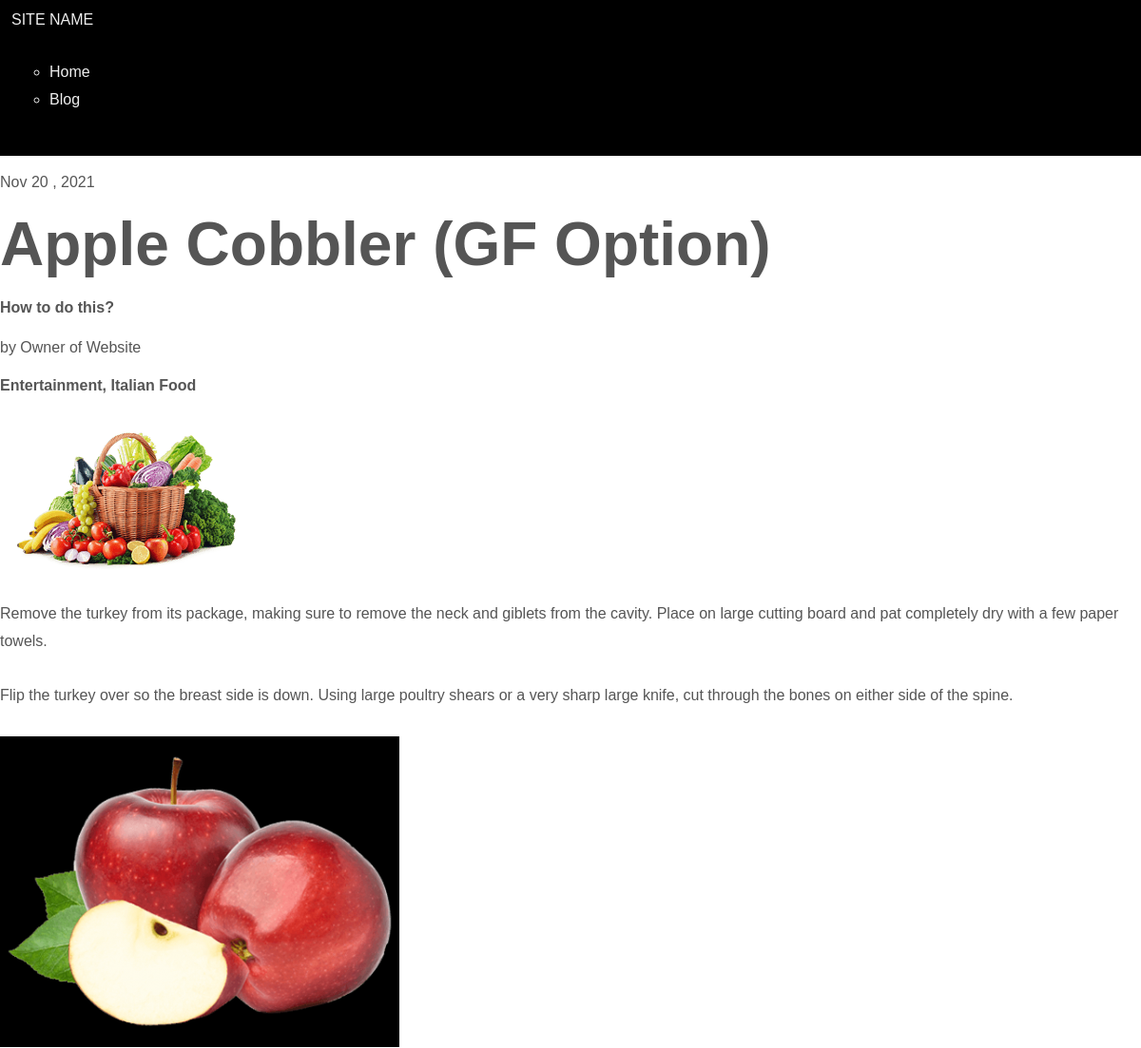
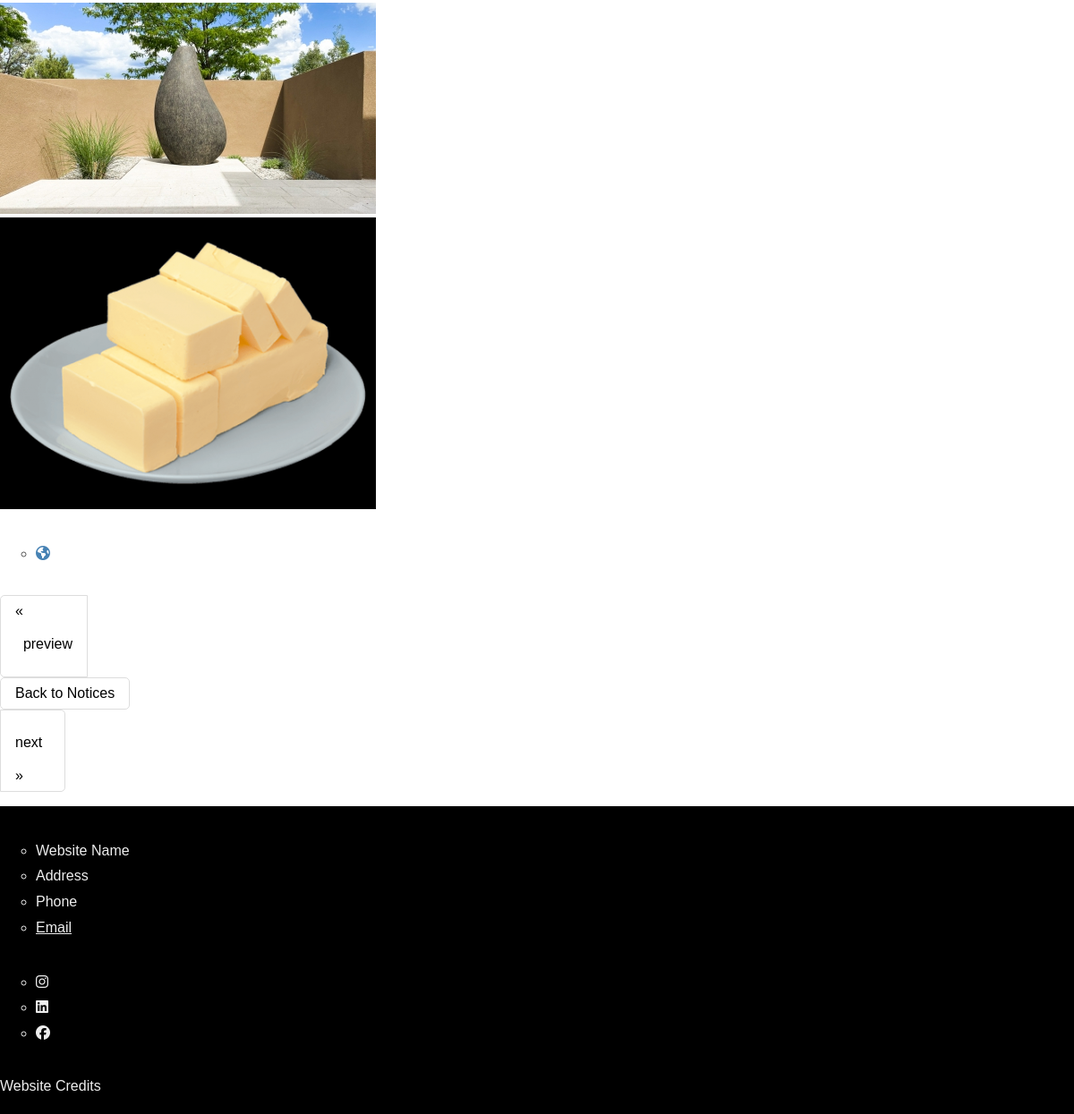
Screenshot of /blog/blog_notices/display/apple-cobbler-gf-option with the database file from the repository (2 pictures, top to bottom).
### tables this page shows
CREATE TABLE `blog_notices` (
  `id` int(11) NOT NULL,
  `url_string` varchar(255) DEFAULT NULL,
  `blog_title` varchar(255) DEFAULT NULL,
  `blog_sub_title` varchar(255) DEFAULT NULL,
  `notice` text DEFAULT NULL,
  `youtube` varchar(50) DEFAULT NULL,
  `uploaded_date` date DEFAULT NULL,
  `published_date` date DEFAULT NULL,
  `published` tinyint(1) DEFAULT NULL,
  `picture` varchar(255) DEFAULT '',
  `notice_sources_id` int(11) DEFAULT 0
);

CREATE TABLE `notice_sources` (
  `id` int(11) NOT NULL,
  `source_name` varchar(255) DEFAULT NULL,
  `author` varchar(255) DEFAULT NULL,
  `source_link` varchar(255) DEFAULT NULL
);

CREATE TABLE `pictures` (
  `id` int(11) NOT NULL,
  `picture` varchar(255) NOT NULL,
  `priority` int(11) NOT NULL,
  `target_module` varchar(255) NOT NULL,
  `target_module_id` int(11) NOT NULL
);

### public/index.php (called while the page is built, shortened)
<?php
$init = new Core;

### engine/Model.php (called while the page is built, shortened)
<?php
class Model {
    private $host = HOST;
    private $user = USER;
    private $pass = PASSWORD;
    private $dbname = DATABASE;
    private $dbh;
    private $stmt;
    public function __construct($current_module = NULL) {
        $this->port = (defined('PORT') ? PORT : '3306');
        $dsn = 'mysql:host=' . $this->host . ';port=' . $this->port . ';dbname=' . $this->dbname;
        $options = array(
            PDO::ATTR_PERSISTENT => true,
            PDO::ATTR_ERRMODE => PDO::ERRMODE_EXCEPTION
        );
        try{
            $this->dbh = new PDO($dsn, $this->user, $this->pass, $options);
        } catch(PDOException $e){
            $this->error = $e->getMessage();
            echo $this->error; die();
        }
    }
    private function get_param_type($value) {
        switch(true){
        default:
            $type = PDO::PARAM_STR;
        }
        return $type;
    }
    function prepare_and_execute($sql, $data) {
        $this->stmt = $this->dbh->prepare($sql);
        if (isset($data[0])) {
            return $this->stmt->execute($data);
        } else {
            foreach ($data as $key => $value) {
                $type = $this->get_param_type($value);
                $this->stmt->bindValue(":$key", $value, $type);
            }
            return $this->stmt->execute();
        }
    }
    public function get_one_where($column, $value, $target_tbl=NULL) {
        $data[$column] = $value;
        $sql = "SELECT * FROM $target_tbl where $column = :$column";
        $result = $this->prepare_and_execute($sql, $data);
        if ($result == true) {
            $item = $this->stmt->fetch(PDO::FETCH_OBJ);
            return $item;
        }
    }
    public function get_many_where($column, $value, $target_tbl=NULL) {
        $data[$column] = $value;
        $sql = 'select * from '.$target_tbl.' where '.$column.' = :'.$column;
        $query = $this->query_bind($sql, $data, 'object');
        return $query;
    }
        ?>
    <?php
    public function query_bind($sql, $data, $return_type=false) {
        $this->prepare_and_execute($sql, $data);
        if ($return_type == 'object') {
            $query = $this->stmt->fetchAll(PDO::FETCH_OBJ);
            return $query;
        } elseif ($return_type == 'array') {
            $query = $this->stmt->fetchAll(PDO::FETCH_ASSOC);
            return $query;
        }
    }
}

### modules/pictures/controllers/Pictures.php (called while the page is built, shortened)
<?php
class Pictures extends Trongate {
    function _fetch_pictures($target_module,$target_module_id) {
        $params['target_module'] = $target_module;
        $params['target_module_id'] = $target_module_id;
        $sql = 'SELECT
        picture FROM pictures WHERE target_module = :target_module AND target_module_id = :target_module_id ORDER BY priority';
        $data = $this->model->query_bind($sql, $params, 'object');
        return $data;
    }
}

### engine/get_segments.php (called while the page is built, shortened)
<?php
function get_segments($ignore_custom_routes=NULL) {
    $psuedo_url = str_replace('://', '', BASE_URL);
    $psuedo_url = rtrim($psuedo_url, '/');
    $bits = explode('/', $psuedo_url);
    $num_bits = count($bits);
    if ($num_bits>1) {
        $num_segments_to_ditch = $num_bits-1;
    } else {
        $num_segments_to_ditch = 0;
    }
    $assumed_url = (isset($_SERVER['HTTPS']) && $_SERVER['HTTPS'] === 'on' ? "https" : "http") . "://" . $_SERVER['HTTP_HOST'] .  $_SERVER['REQUEST_URI'];
    if (!isset($ignore_custom_routes)) {
        $assumed_url = attempt_add_custom_routes($assumed_url);
    }
    $data['assumed_url'] = $assumed_url;
    $assumed_url = str_replace('://', '', $assumed_url);
    $assumed_url = rtrim($assumed_url, '/');
    $segments = explode('/', $assumed_url);
    for ($i=0; $i < $num_segments_to_ditch; $i++) {
        unset($segments[$i]);
    }
    $data['segments'] = array_values($segments);
    return $data;
}
function attempt_add_custom_routes($target_url) {
    $target_url = rtrim($target_url, '/');
    $target_segments_str = str_replace(BASE_URL,'', $target_url);
    $target_segments = explode('/',$target_segments_str);
    foreach (CUSTOM_ROUTES as $custom_route => $custom_route_destination) {
        $custom_route_segments = explode('/',$custom_route);
    }
    return $target_url;
}
$data = get_segments();

### engine/tg_helpers/url.php (called while the page is built, shortened)
<?php
function segment($num, $var_type=null) {
    $segments = SEGMENTS;
    if (isset($segments[$num])) {
        $value = $segments[$num];
    } else {
        $value = '';
    }
    return $value;
}

### modules/blog_notices/views/single_blog_notices_gallery.php (the view)
<section class="photos-project ">
    <?php
    $news_title = $blog_notices_obj->blog_title;
    $count = 0;
    foreach($gallery_pics as $gallery_pic) {
        $count++;
        $pic_path = $gallery_dir.$gallery_pic->picture;
        $alt_text = $news_title.' - picture '.$count;
        echo '<div class="photo"><img src="'.$pic_path.'" alt="'.$alt_text.'"></div>';
    }
    ?>
</section>

### modules/blog_notices/views/notice.php (shortened to what this page needs)
<!DOCTYPE html>
<html lang="en">
<head>
    <link rel="stylesheet" href="https://use.typekit.net/sud0zuo.css">
    <link rel="stylesheet" href="<?= BASE_URL ?>css/trongate.css">
    <link rel="stylesheet" href="<?= BASE_URL ?>blog_notices_module/css/app.css">
</head>
<body>
    <header>
        <div id="header-container">
        <span id="logo"> <a href="<?= BASE_URL ?>">  SITE NAME</a></span>
            <nav>
                <ul>
                    <li><a href="<?= BASE_URL ?>">Home </a></li>
                   <li><a href="<?= BASE_URL ?>blog_notices/all">Blog</a></li>
                </ul>
            </nav>
        </div>
    </header>
<div id="master-container" class="news-example" >
    <section  class="landing border-bottom">
            <div class="">
                <p><?= date('M j \, Y',  strtotime($blog_notices_obj->published_date)) ?></p>
            <h1><?= $blog_notices_obj->blog_title ?></h1>
            <?php
            if($blog_notices_obj->blog_sub_title != '') {
             ?>
            <h4><?= $blog_notices_obj->blog_sub_title ?></h4>
            <?php  } ?>
            <p> by  <?php if($source->author != '') { echo $source->author; echo ' of '; } ?> <?= $source->source_name?>	 <br>
            <?php if($source->source_link != '') { echo '<a href="'.$source->source_link.'">'.$source->source_link.'</a>'; } ?> </p>
            </div>
        </section>
        <p > <b> <?= implode(', ', $blog_notice_categories) ?></b></p>
        <section  class="photos-project ">
            <div class="photo"><img src="<?= $picture_path ?>" alt=""></div>
         </section>
        <section class=" info project-example-description border-bottom">
            <div class="news-content sun-editor-editable">
            <?= $blog_notices_obj->notice ?>
            </div>
        </section>
        <section id="" class="photos-project ">
            <?= $html_pictures ?>
         </section>
        <section class="share-social-media">
            <ul class="social-media">
                <li><a href="#"><i class="fa fa-globe"></i></a></li>
            </ul>
        </section>
        <section class=" border-top">
            <div class="pagination">
                <a href="<?= $prev_link ?>" class="previous">&laquo;<p class="pagination-tag">&nbsp; preview </p></a>
                <div class="butons">
                    <a href="<?= BASE_URL ?>blog_notices/all" class="button-small">Back to Notices</a>
                    </div>
                <a href="<?= $next_link ?>" class="next"><p class="pagination-tag"> next &nbsp; </p>&raquo;</a>
              </div>
        </section>
        </div>
        <footer >
<ul>
    <li>Website Name</li>
    <li>Address</li>
    <li> Phone</li>
    <li><a href="mailto:#">Email</a></li>
</ul>
<ul class="social-media">
 <li><a href="#"><i class="fab fa-instagram"></i></a></li>
 <li><a href="#"><i class="fab fa-linkedin"></i></a></li>
 <li><a href="#"><i class="fab fa-facebook"></i></a></li>
</ul>
<p>
Website Credits
 </p>
</footer>
</body>
</html>

### public/css/trongate.css (style rules this page uses)
:root { --primary: #4682b4; --primary-dark: #38678f; --primary-darker: #294d6b; --primary-color: #fff; --secondary: #ff0000; --border: #c5c5c5; --alt: #fff; }
body { font-family: Tahoma, Geneva, sans-serif; margin: 0; padding: 0; color: #555; font-size: 1rem; }
h1 { margin-top: 0; font-size: 4em; margin-bottom: 0.2em; }
p { line-height: 1.5em; }
a { color: var(--primary); }
ul { margin: 2em 0; list-style-type: circle; }
li { line-height: 1.8em; }
.pagination { display: inline-block; margin: 0 0 12px 0; }
.pagination a { color: black; float: left; padding: 8px 16px; text-decoration: none; border: 1px solid #ddd; }
.pagination a:first-child { border-top-left-radius: 5px; border-bottom-left-radius: 5px; }
.pagination a:last-child { border-top-right-radius: 5px; border-bottom-right-radius: 5px; }

### public/css/app.css (style rules this page uses)
body { min-height: 100vh; display: flex; flex-direction: column; justify-content: space-between; }
header { background-color: black; padding: 12px; }
header, header a, footer, footer a { color: #eee; text-decoration: none; }
footer { width: 100%; background-color: black; padding: 0.2em 0; }
footer a { text-decoration: underline; }
@media (min-width: 1px) { h1 { font-size: 32px; } }
@media (min-width: 1px) { h1, h2, h3 { text-align: center; } }
@media (min-width: 860px) { h1 { margin-top: 0; font-size: 4em; margin-bottom: 0.2em; } }
@media (min-width: 860px) { h1, h2, h3 { text-align: left; } }

### rows the page displays
blog_notices: published_date "Nov 20 , 2021", blog_title "Apple Cobbler (GF Option)", blog_sub_title "How to do this?", notice "Remove the turkey from its package, making sure to remove the neck and giblets from the cavity. Place on large cutting board and pat completely dry with a few paper towels. Flip the turkey over so the breast side is down. Using large poultry shears or a very sharp large knife, cut through the bones on either side of the spine."
notice_sources: author "Owner", source_name "Website"
pictures: picture (picture)
pictures: picture (picture)
pictures: picture (picture)

### other values shown
implode(', ', $blog_notice_categories) "Entertainment, Italian Food"
